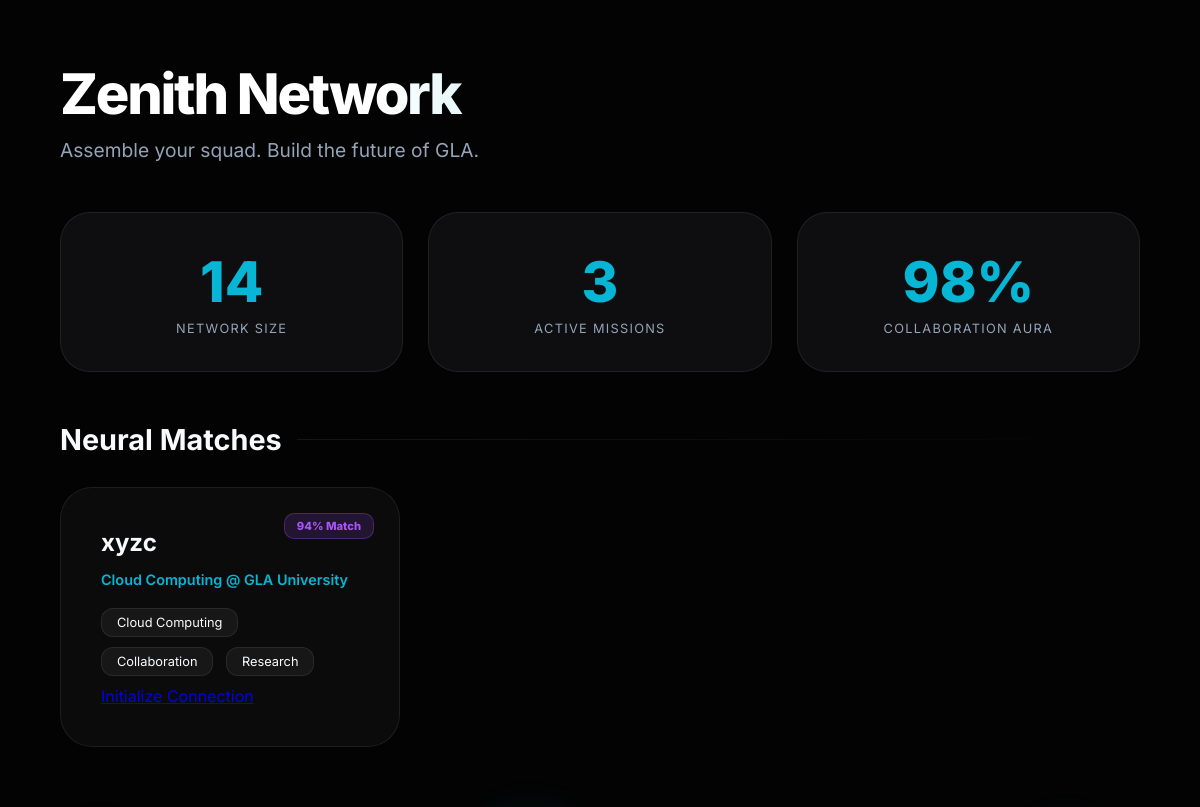
Screenshot of /collaborators (signed in) with the database file from the repository.
### app.py (models this page shows)
class User(db.Model):
    id = db.Column(db.Integer, primary_key=True)
    name = db.Column(db.String(100), nullable=False)
    email = db.Column(db.String(100), unique=True, nullable=False)
    password = db.Column(db.String(100), nullable=False)
    university = db.Column(db.String(100))
    niche = db.Column(db.String(100))
    level = db.Column(db.Integer, default=1)
    xp = db.Column(db.Integer, default=0)

### app.py (the view, shortened to what this page needs)
@app.route('/collaborators')
def collaborators():
    total_collabs = User.query.count()
    all_users     = User.query.filter(User.email != session.get('user_email')).limit(6).all()
    suggestions = []
    for u in all_users:
        suggestions.append({
            "name":     u.name,
            "headline": f"{u.niche or 'Scholar'} @ {u.university or 'GLA University'}",
            "skills":   [u.niche or "General", "Collaboration", "Research"],
            "match":    "94%"
        })
    return render_template('collaborators.html',
        total_collaborators=total_collabs,
        active_squads=3,
        suggestions=suggestions
    )

### templates/collaborators.html (shortened to what this page needs)
<!DOCTYPE html>
<html lang="en">
<head>
</head>
<body>
    <div class="bg-stickers">
    </div>
    <div class="main-content">
        <header>
            <h1>Zenith Network</h1>
            <p class="subtitle">Assemble your squad. Build the future of GLA.</p>
        </header>
        <div class="stats-row">
            <div class="stat-card">
<div class="stat-value">{{ session.get('network_size', 14) }}</div>
                <div class="stat-label">Network Size</div>
            </div>
            <div class="stat-card">
                <div class="stat-value">{{ active_squads }}</div>
                <div class="stat-label">Active Missions</div>
            </div>
            <div class="stat-card">
                <div class="stat-value">98%</div>
                <div class="stat-label">Collaboration Aura</div>
            </div>
        </div>
        <section>
            <h2>Neural Matches</h2>
            <div class="user-grid">
    {% for suggestion in suggestions %}
        {% if suggestion.name not in session.get('connected_users', []) %}
            <div class="user-card">
                <div class="match-tag">{{ suggestion.match }} Match</div>
                <h3>{{ suggestion.name }}</h3>
                <p class="headline">{{ suggestion.headline }}</p>
                <div class="skills">
                    {% for skill in suggestion.skills %}
                        <span class="skill-pill">{{ skill }}</span>
                    {% endfor %}
                </div>
                <a href="{{ url_for('initialize_connection', name=suggestion.name) }}" class="btn-initialize">
                </a>
            </div>
        {% endif %}
    {% endfor %}
</div>
        </section>
    </div>
</body>
</html>

### templates/collaborators.html (style rules this page uses)
:root { --bg-color: #030303; --card-bg: rgba(20, 20, 23, 0.7); --accent-cyan: #06b6d4; --accent-purple: #a855f7; --text-main: #f8fafc; --text-dim: #94a3b8; --glass-border: rgba(255, 255, 255, 0.08); }
* { box-sizing: border-box; }
body { background-color: var(--bg-color); color: var(--text-main); font-family: 'Inter', sans-serif; margin: 0; min-height: 100vh; display: flex; overflow-x: hidden; }
.bg-stickers { position: fixed; top: 0; left: 0; width: 100%; height: 100%; z-index: -1; overflow: hidden; pointer-events: none; opacity: 0.3; }
.main-content { flex: 1; padding: 60px 5%; max-width: 1200px; margin: 0 auto; position: relative; z-index: 1; }
header h1 { font-size: 3.5rem; font-weight: 800; letter-spacing: -0.04em; background: linear-gradient(to right, #fff 30%, var(--accent-cyan)); -webkit-background-clip: text; -webkit-text-fill-color: transparent; margin: 0; }
.subtitle { color: var(--text-dim); font-size: 1.2rem; margin-top: 10px; }
.stats-row { display: grid; grid-template-columns: repeat(auto-fit, minmax(250px, 1fr)); gap: 25px; margin: 50px 0; }
.stat-card { background: var(--card-bg); backdrop-filter: blur(15px); border: 1px solid var(--glass-border); padding: 35px; border-radius: 30px; text-align: center; transition: 0.4s ease; }
.stat-value { font-size: 3.5rem; font-weight: 800; color: var(--accent-cyan); margin-bottom: 5px; }
.stat-label { color: var(--text-dim); text-transform: uppercase; letter-spacing: 0.1em; font-size: 0.8rem; }
h2 { font-size: 1.8rem; margin-bottom: 30px; display: flex; align-items: center; gap: 15px; }
h2::after { content: ""; flex: 1; height: 1px; background: linear-gradient(to right, var(--glass-border), transparent); }
.user-grid { display: grid; grid-template-columns: repeat(auto-fill, minmax(320px, 1fr)); gap: 30px; }
.user-card { background: rgba(25, 25, 28, 0.4); backdrop-filter: blur(20px); border: 1px solid var(--glass-border); border-radius: 32px; padding: 40px; position: relative; transition: 0.4s cubic-bezier(0.175, 0.885, 0.32, 1.275); }
.match-tag { position: absolute; top: 25px; right: 25px; background: rgba(168, 85, 247, 0.15); color: var(--accent-purple); padding: 5px 12px; border-radius: 10px; font-size: 0.7rem; font-weight: 800; border: 1px solid rgba(168, 85, 247, 0.3); }
.user-card h3 { font-size: 1.5rem; margin: 0 0 8px 0; }
.headline { color: var(--accent-cyan); font-size: 0.9rem; margin-bottom: 20px; font-weight: 600; }
.skill-pill { display: inline-block; background: rgba(255, 255, 255, 0.05); border: 1px solid var(--glass-border); padding: 6px 15px; border-radius: 12px; font-size: 0.8rem; margin: 0 8px 10px 0; }

### rows the page displays
User: match "94%", name "xyzc", headline "Cloud Computing @ GLA University", niche "Cloud Computing", skills "Collaboration" "Research"

### other values shown
{{ session.get('network_size', 14) }} "14"
{{ active_squads }} "3"
